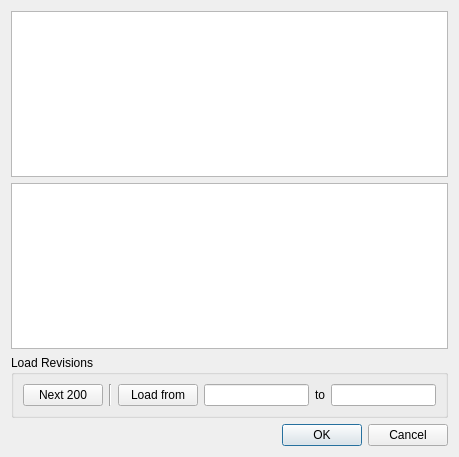
<?xml version="1.0" encoding="UTF-8"?>
<ui version="4.0">
 <class>LogDialog</class>
 <widget class="QDialog" name="LogDialog">
  <property name="geometry">
   <rect>
    <x>0</x>
    <y>0</y>
    <width>459</width>
    <height>457</height>
   </rect>
  </property>
  <property name="windowTitle">
   <string>Revision-Log Dialog</string>
  </property>
  <layout class="QGridLayout" name="gridLayout_2">
   <item row="2" column="0">
    <widget class="QGroupBox" name="groupBox">
     <property name="title">
      <string>Load Revisions</string>
     </property>
     <layout class="QGridLayout" name="gridLayout">
      <item row="0" column="0">
       <widget class="QPushButton" name="next_PB">
        <property name="text">
         <string>Next 200</string>
        </property>
       </widget>
      </item>
      <item row="0" column="1">
       <widget class="Line" name="line">
        <property name="orientation">
         <enum>Qt::Vertical</enum>
        </property>
       </widget>
      </item>
      <item row="0" column="2">
       <widget class="QPushButton" name="load_PB">
        <property name="text">
         <string>Load from</string>
        </property>
       </widget>
      </item>
      <item row="0" column="3">
       <widget class="QLineEdit" name="from_revision_LE"/>
      </item>
      <item row="0" column="4">
       <widget class="QLabel" name="label">
        <property name="text">
         <string>to</string>
        </property>
       </widget>
      </item>
      <item row="0" column="5">
       <widget class="QLineEdit" name="to_revision_LE"/>
      </item>
     </layout>
    </widget>
   </item>
   <item row="0" column="0">
    <widget class="QTableWidget" name="log_TW"/>
   </item>
   <item row="3" column="0">
    <widget class="QDialogButtonBox" name="buttonBox">
     <property name="orientation">
      <enum>Qt::Horizontal</enum>
     </property>
     <property name="standardButtons">
      <set>QDialogButtonBox::Cancel|QDialogButtonBox::Ok</set>
     </property>
    </widget>
   </item>
   <item row="1" column="0">
    <widget class="QTextEdit" name="message_TE"/>
   </item>
  </layout>
 </widget>
 <resources/>
 <connections>
  <connection>
   <sender>buttonBox</sender>
   <signal>accepted()</signal>
   <receiver>LogDialog</receiver>
   <slot>accept()</slot>
   <hints>
    <hint type="sourcelabel">
     <x>248</x>
     <y>254</y>
    </hint>
    <hint type="destinationlabel">
     <x>157</x>
     <y>274</y>
    </hint>
   </hints>
  </connection>
  <connection>
   <sender>buttonBox</sender>
   <signal>rejected()</signal>
   <receiver>LogDialog</receiver>
   <slot>reject()</slot>
   <hints>
    <hint type="sourcelabel">
     <x>316</x>
     <y>260</y>
    </hint>
    <hint type="destinationlabel">
     <x>286</x>
     <y>274</y>
    </hint>
   </hints>
  </connection>
 </connections>
</ui>
